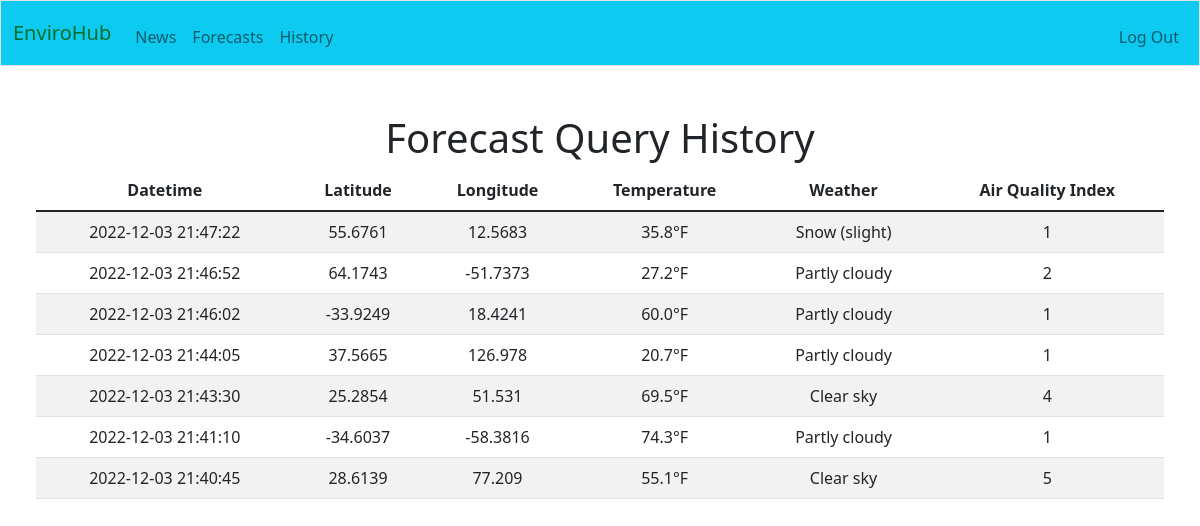
/history (signed in), run on an earlier commit of the app's database.
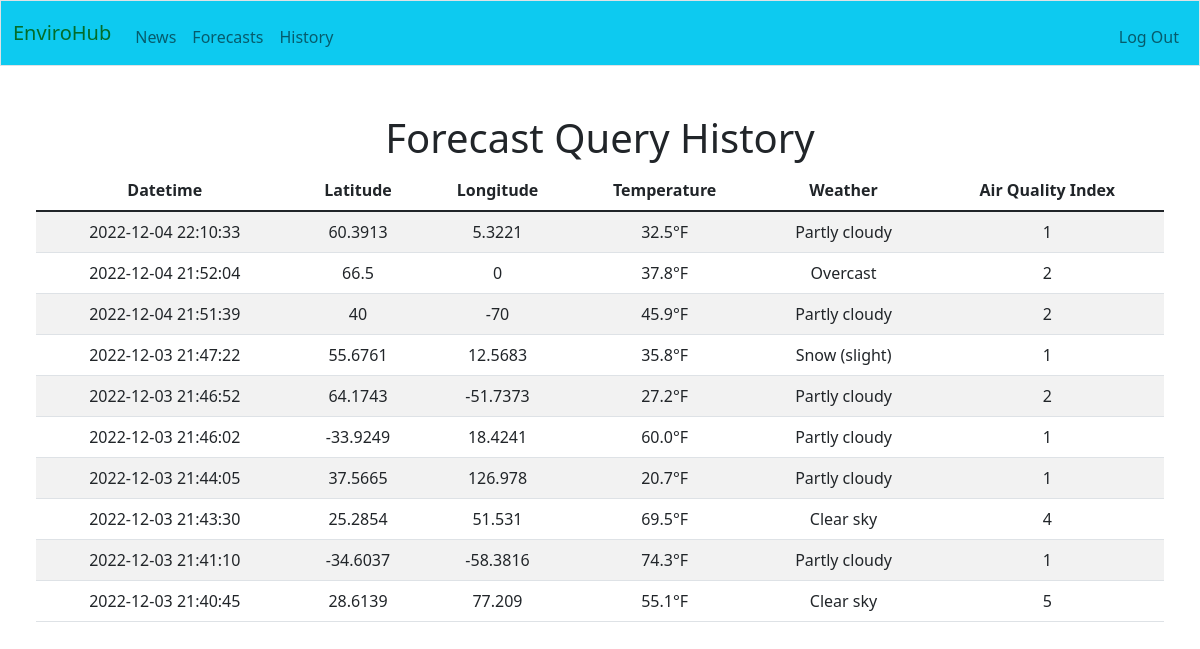
And on a later commit of the database.
### tables this page shows
CREATE TABLE fc_history (
    user_id INTEGER,
    datetime TIMESTAMP NOT NULL DEFAULT CURRENT_TIMESTAMP,
    lat NUMERIC NOT NULL,
    lon NUMERIC NOT NULL,
    temp NUMERIC NOT NULL,
    weather TEXT NOT NULL,
    aqi INTEGER NOT NULL,
    FOREIGN KEY(user_id) REFERENCES users(id)
);

### app.py (the view)
@app.route("/history", methods=["GET"])
@login_required
def history():
    user_id = session.get("user_id")
    conn = get_db_connection()
    cur = conn.cursor()
    fc_history = cur.execute("SELECT datetime, lat, lon, temp, weather, aqi FROM fc_history WHERE user_id = ? ORDER BY datetime DESC", (user_id,)).fetchall()
    conn.commit()
    conn.close()
    return render_template('history.html', data=fc_history)

### app.py (called while the page is built)
def get_db_connection():
    conn = sqlite3.connect('envirohub.db')
    conn.row_factory = sqlite3.Row
    return conn

### config.py (called while the page is built)
def login_required(f):
    @wraps(f)
    def decorated_function(*args, **kwargs):
        if session.get("user_id") is None:
            return redirect("/login")
        return f(*args, **kwargs)
    return decorated_function

### templates/history.html (shortened to what this page needs)
{% extends "layout.html" %}
{% block main %}
    <div class="container-fluid px-4">
        <h1>Forecast Query History</h1>
        <table class="table table-striped">
            <thead>
                <tr>
                    <th scope="col">Datetime</th>
                    <th scope="col">Latitude</th>
                    <th scope="col">Longitude</th>
                    <th scope="col">Temperature</th>
                    <th scope="col">Weather</th>
                    <th scope="col">Air Quality Index</th>
                </tr>
            </thead>
            <tbody>
                {% for row in data %}
                <tr>
                    <td>{{ row['datetime']}} </td>
                    <td>{{ row['lat']}} </td>
                    <td>{{ row['lon']}} </td>
                    <td>{{ row['temp']}} </td>
                    <td>{{ row['weather']}} </td>
                    <td>{{ row['aqi']}} </td>
                </tr>
                {% endfor %}
            </tbody>
        </table>
    </div>
{% endblock %}

### templates/layout.html (shortened to what this page needs)
<!DOCTYPE html>
<html lang="en">
    <head>
        <link href="https://cdn.jsdelivr.net/npm/bootstrap@5.1.3/dist/css/bootstrap.min.css" rel="stylesheet">
        <link href="https://cdn.jsdelivr.net/npm/simple-datatables@latest/dist/style.css" rel="stylesheet" />
        <link href="/static/styles.css" rel="stylesheet">
    </head>
    <body>
        <nav class="border navbar navbar-expand-md navbar-light bg-info">
            <div class="container-fluid">
                <a class="navbar-brand" href="/">EnviroHub</a>
                <div class="collapse navbar-collapse" id="navbar">
                    {% if session["user_id"] %}
                        <ul class="navbar-nav me-auto mt-2">
                            <li class="nav-item"><a class="nav-link" href="/news">News</a></li>
                            <li class="nav-item"><a class="nav-link" href="/forecasts">Forecasts</a></li>
                            <li class="nav-item"><a class="nav-link" href="/history">History</a></li>
                        </ul>
                        <ul class="navbar-nav ms-auto mt-2">
                            <li class="nav-item"><a class="nav-link" href="/logout">Log Out</a></li>
                        </ul>
                    {% else %}
                        <ul class="navbar-nav ms-auto mt-2">
                            <li class="nav-item"><a class="nav-link" href="/register">Register</a></li>
                            <li class="nav-item"><a class="nav-link" href="/login">Log In</a></li>
                        </ul>
                    {% endif %}
                </div>
            </div>
        </nav>
        <main class="container-fluid py-5 text-center">
            {% block main %}{% endblock %}
        </main>
    </body>
</html>

What changed in the data, as far as the page shows it:
added fc_history: datetime "2022-12-04 22:10:33", lat "60.3913", lon "5.3221", temp "32.5°F", weather "Partly cloudy", aqi "1"
added fc_history: datetime "2022-12-04 21:52:04", lat "66.5", lon "0", temp "37.8°F", weather "Overcast", aqi "2"
added fc_history: datetime "2022-12-04 21:51:39", lat "40", lon "-70", temp "45.9°F", weather "Partly cloudy", aqi "2"
